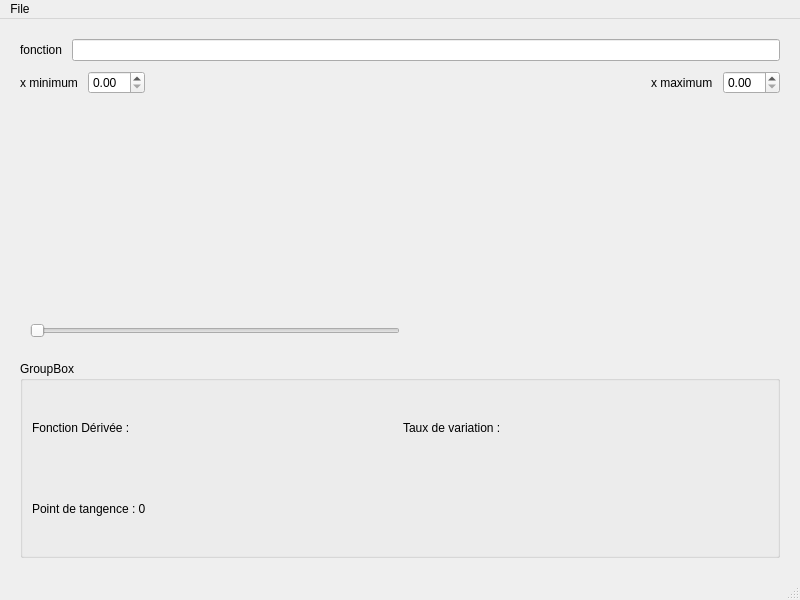
<?xml version="1.0" encoding="UTF-8"?>
<ui version="4.0">
 <class>MainWindow</class>
 <widget class="QMainWindow" name="MainWindow">
  <property name="geometry">
   <rect>
    <x>0</x>
    <y>0</y>
    <width>800</width>
    <height>600</height>
   </rect>
  </property>
  <property name="windowTitle">
   <string>MainWindow</string>
  </property>
  <widget class="QWidget" name="centralwidget">
   <layout class="QVBoxLayout" name="verticalLayout" stretch="0,0,0,0,0">
    <property name="spacing">
     <number>10</number>
    </property>
    <property name="leftMargin">
     <number>20</number>
    </property>
    <property name="topMargin">
     <number>20</number>
    </property>
    <property name="rightMargin">
     <number>20</number>
    </property>
    <property name="bottomMargin">
     <number>20</number>
    </property>
    <item>
     <layout class="QHBoxLayout" name="horizontalLayout_2">
      <item>
       <widget class="QLabel" name="label_4">
        <property name="text">
         <string>fonction</string>
        </property>
       </widget>
      </item>
      <item>
       <widget class="QLineEdit" name="fonctionLineEdit"/>
      </item>
     </layout>
    </item>
    <item>
     <layout class="QHBoxLayout" name="horizontalLayout_3">
      <item>
       <widget class="QLabel" name="label_5">
        <property name="text">
         <string>x minimum</string>
        </property>
       </widget>
      </item>
      <item>
       <widget class="QDoubleSpinBox" name="doubleSpinBox"/>
      </item>
      <item>
       <spacer name="horizontalSpacer_2">
        <property name="orientation">
         <enum>Qt::Orientation::Horizontal</enum>
        </property>
        <property name="sizeHint" stdset="0">
         <size>
          <width>40</width>
          <height>20</height>
         </size>
        </property>
       </spacer>
      </item>
      <item>
       <widget class="QLabel" name="label_6">
        <property name="text">
         <string>x maximum</string>
        </property>
       </widget>
      </item>
      <item>
       <widget class="QDoubleSpinBox" name="doubleSpinBox_2"/>
      </item>
     </layout>
    </item>
    <item>
     <layout class="QVBoxLayout" name="matplotlibVLayout">
      <property name="leftMargin">
       <number>0</number>
      </property>
      <property name="topMargin">
       <number>0</number>
      </property>
      <item>
       <widget class="QWidget" name="widget" native="true"/>
      </item>
     </layout>
    </item>
    <item>
     <layout class="QGridLayout" name="gridLayout">
      <property name="leftMargin">
       <number>10</number>
      </property>
      <property name="topMargin">
       <number>10</number>
      </property>
      <property name="rightMargin">
       <number>10</number>
      </property>
      <property name="bottomMargin">
       <number>10</number>
      </property>
      <item row="0" column="0">
       <widget class="QSlider" name="horizontalSlider">
        <property name="orientation">
         <enum>Qt::Orientation::Horizontal</enum>
        </property>
       </widget>
      </item>
      <item row="0" column="1">
       <spacer name="horizontalSpacer">
        <property name="orientation">
         <enum>Qt::Orientation::Horizontal</enum>
        </property>
        <property name="sizeHint" stdset="0">
         <size>
          <width>40</width>
          <height>20</height>
         </size>
        </property>
       </spacer>
      </item>
     </layout>
    </item>
    <item>
     <layout class="QHBoxLayout" name="horizontalLayout">
      <item>
       <widget class="QGroupBox" name="groupBox">
        <property name="title">
         <string>GroupBox</string>
        </property>
        <layout class="QGridLayout" name="gridLayout_2">
         <item row="0" column="0">
          <widget class="QLabel" name="deriveeLabel">
           <property name="text">
            <string>Fonction Dérivée : </string>
           </property>
          </widget>
         </item>
         <item row="0" column="1">
          <widget class="QLabel" name="TVLabel">
           <property name="text">
            <string>Taux de variation : </string>
           </property>
          </widget>
         </item>
         <item row="1" column="0">
          <widget class="QLabel" name="tangenceLabel">
           <property name="text">
            <string>Point de tangence : 0</string>
           </property>
          </widget>
         </item>
        </layout>
       </widget>
      </item>
     </layout>
    </item>
   </layout>
  </widget>
  <widget class="QMenuBar" name="menubar">
   <property name="geometry">
    <rect>
     <x>0</x>
     <y>0</y>
     <width>800</width>
     <height>30</height>
    </rect>
   </property>
   <widget class="QMenu" name="menuFile">
    <property name="title">
     <string>File</string>
    </property>
    <addaction name="modifierFonctions"/>
   </widget>
   <addaction name="menuFile"/>
  </widget>
  <widget class="QStatusBar" name="statusbar"/>
  <action name="modifierFonctions">
   <property name="text">
    <string>Fonctions</string>
   </property>
  </action>
 </widget>
 <resources/>
 <connections/>
</ui>
